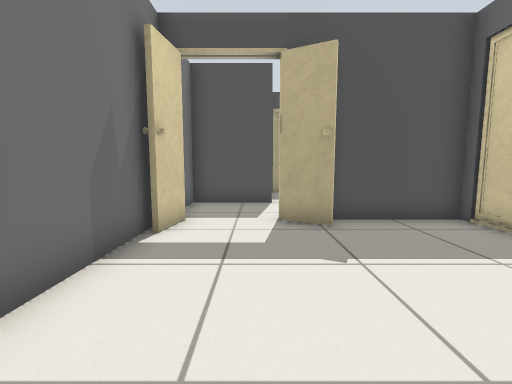
view 1 (above)

24 first-person views from a walk through a robot-simulator world made for Gazebo. The camera is 0.7 m above the floor, tilts 6° down and sees 90° across. The floor is counted in squares, 0.5 m on a side. Each view is taken from the middle of a square. On the plan, view 1 faces up. The plan holds only what a view shows up to about 13 squares ahead; the rest is blank.

view 2
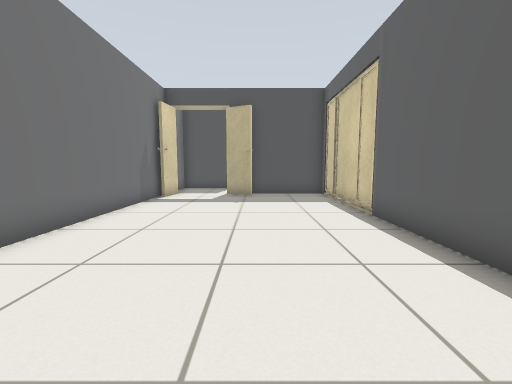

view 3
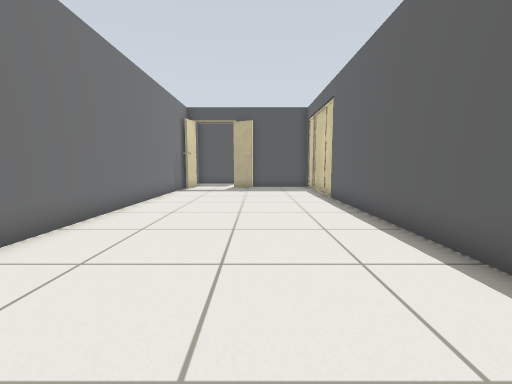

view 4
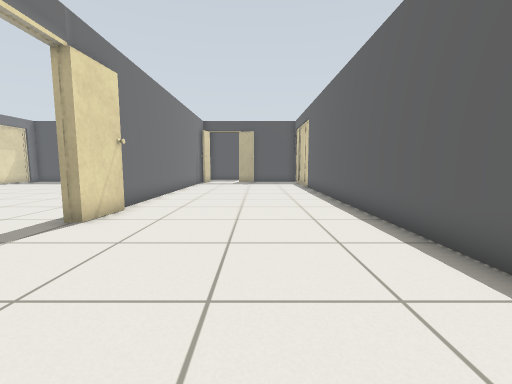

view 5
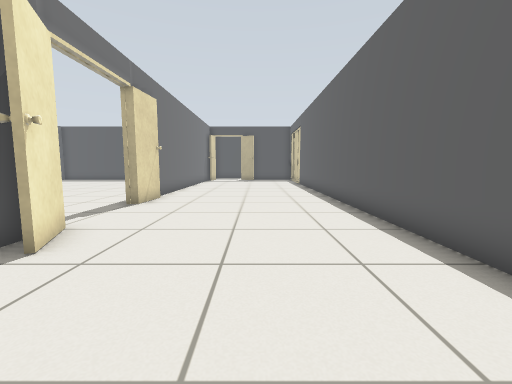

view 6
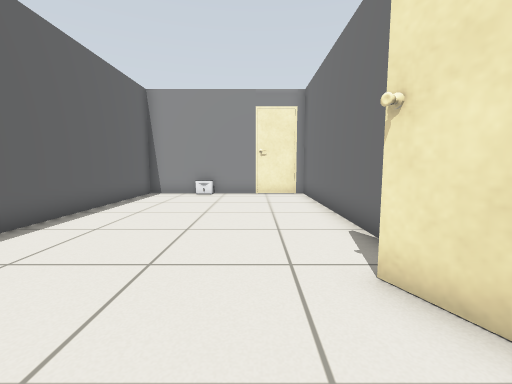

view 7
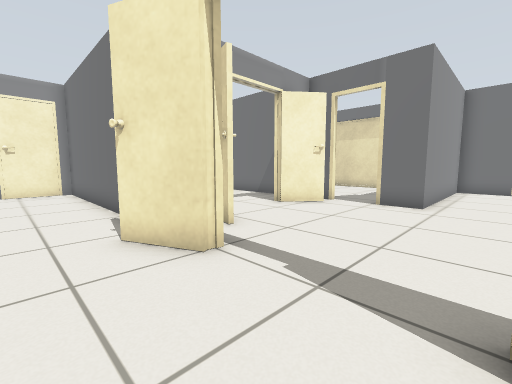

view 8
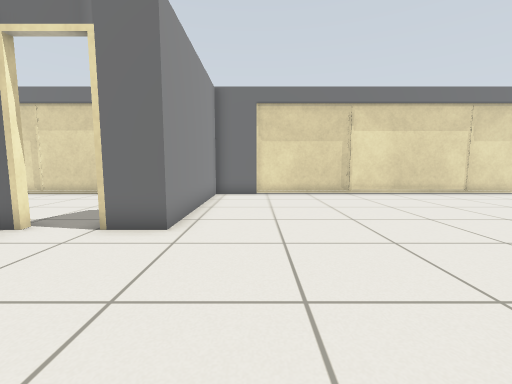

view 9
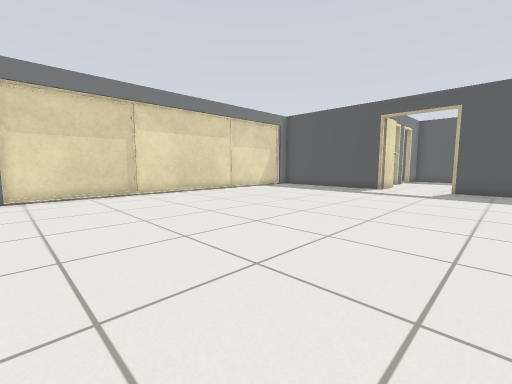

view 10
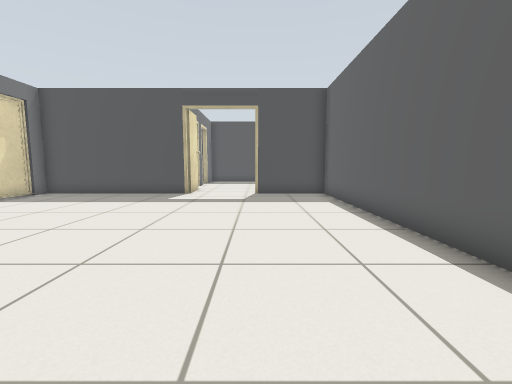

view 11
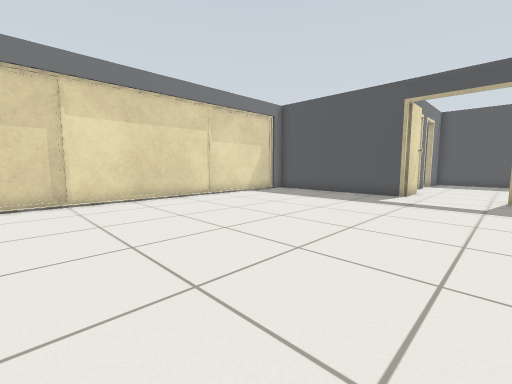

view 12
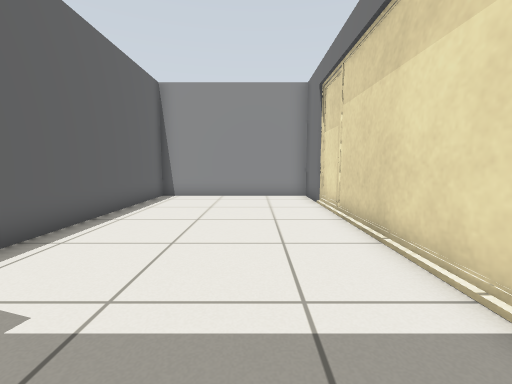

view 13
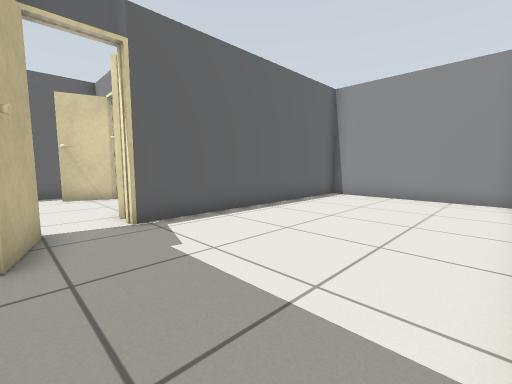

view 14
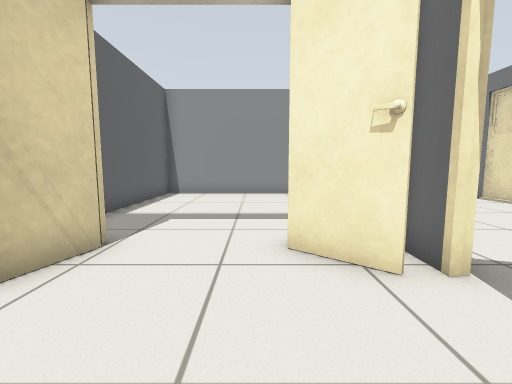

view 15
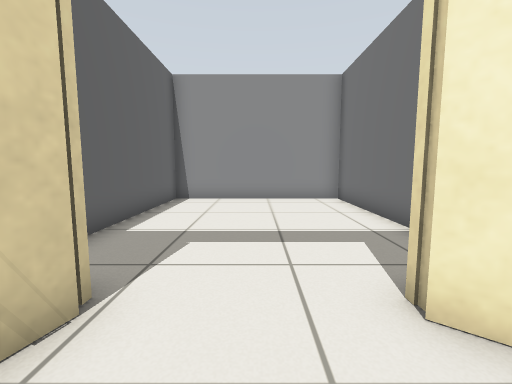

view 16
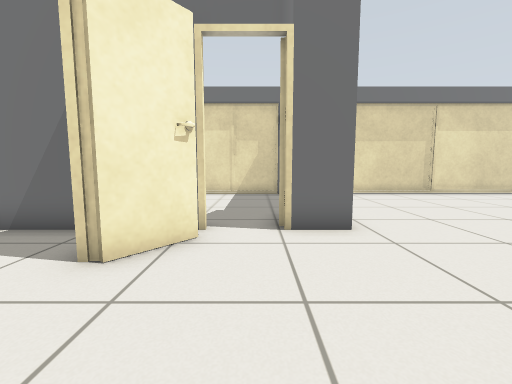

view 17
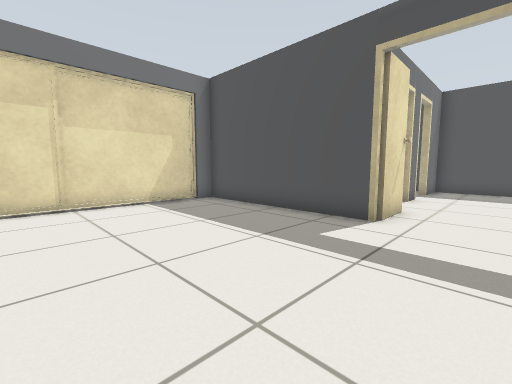

view 18
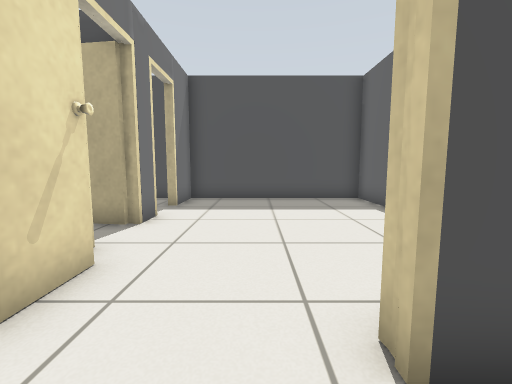

view 19
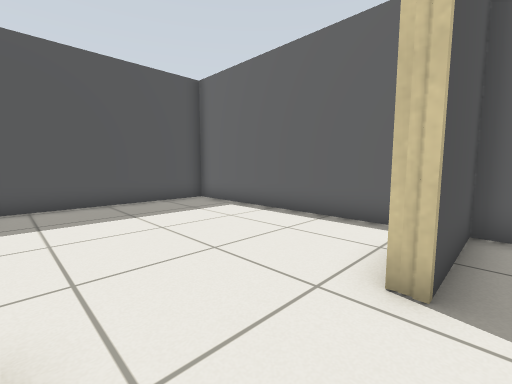

view 20
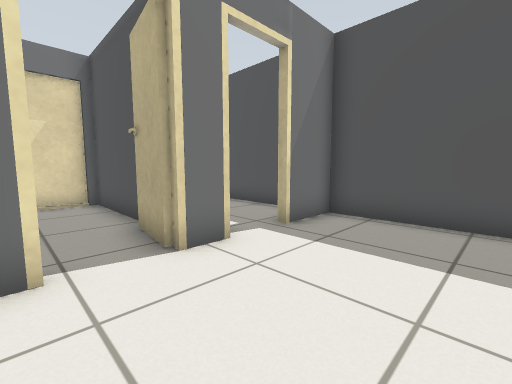

view 21
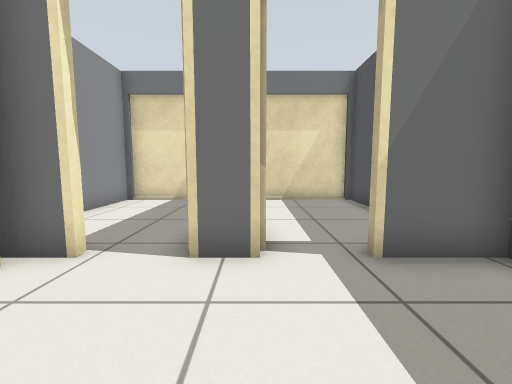

view 22
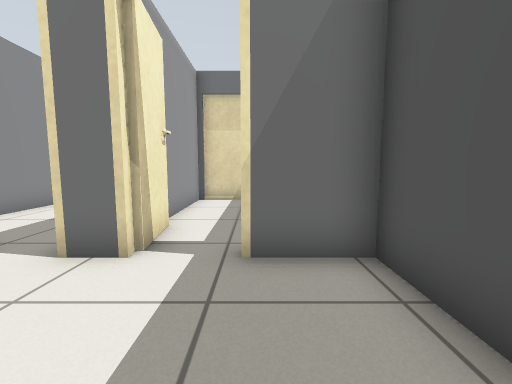

view 23
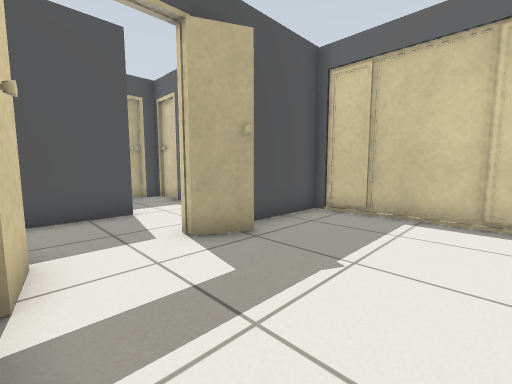

view 24
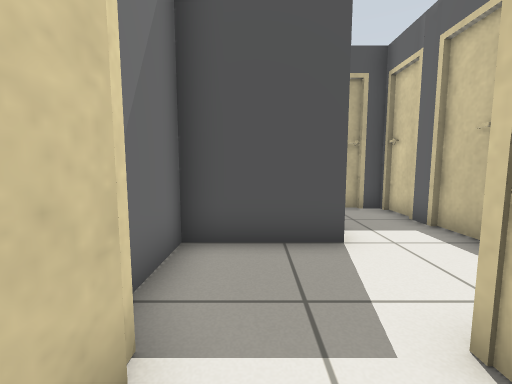

### Floor plan
Points are (right, up) in squares from view 1. A wall is a line through its corners. A room is listed if a view was taken in it or the views show most of it. See-through windows are left out.
Room 1 (views 1, 2, 3, 4, 5, 6, 7, 23, 24)
walls: (-2.1, -7) (-2.2, -8.9); (-2.2, -12.4) (-1.5, -14.1); (-2.3, -13.2) (-2.3, -13.9); (-2.3, -15.8) (-2.3, -23.6) (5.3, -23.6) (5.3, 6.5) (1.8, 6.5); (1.8, 5.8) (0.5, 6.4); (-2.3, 5.8) (-2.3, -6.6); (-1.8, 6.5) (-2, 5.1)
ways out: opening at (-2, -10.5) to room 2; opening at (-0.5, 6.5)
objects: other object (2, -23)
Room 2 (views 8, 9, 10, 11, 14, 15, 16, 17, 18, 19)
walls: (-2.6, -2.8) (-2.6, 6.5) (-6, 6.5) (-6, 6.9); (-2.2, -8.9) (-2.8, -8.9); (-16.3, -8.9) (-16.3, -10.9) (-9.4, -10.9) (-9.4, -12.6); (-9.3, 7.4) (-9.3, 6.5) (-16.3, 6.5) (-16.3, 5.8); (-9.4, -14) (-9.4, -15.1); (-2.8, -12.4) (-2.2, -12.4); (-9, -14.3) (-8.8, -14.1) (-7.5, -15.2); (-16.4, 5.9) (-16.4, -9); (-2.6, -13.9) (-2.6, -13); (-4.4, -15.3) (-3.9, -13.6)
ways out: opening at (-2, -10.5) to room 1; opening at (-10, -13.5) to room 3; opening at (-8, 7) to room 4; opening at (-6, -15) to room 5
Room 3 (views 12, 13)
walls: (-16.3, -21.5) (-16.3, -23.6) (-9.7, -23.6) (-9.7, -14); (-9.4, -12.6) (-11.6, -11.9); (-16.4, -11.9) (-16.4, -21.6)
ways out: opening at (-10, -13.5) to room 2
Room 4 (views 20, 21, 22)
walls: (-9.8, 12.2) (-9.8, 10.8); (-9.8, 9.4) (-9.8, 8.1); (-9.3, 8.6) (-9.3, 7.4); (-2.6, 7.9) (-2.6, 15.8) (-9.8, 15.8) (-9.8, 13.8)
ways out: opening at (-8, 7) to room 2; opening at (-10, 13) to room 6; opening at (-10, 10) to room 7
Room 5 (no view inside)
walls: (-9.4, -16.9) (-9.4, -23.6) (-2.6, -23.6) (-2.6, -17.9)
ways out: opening at (-6, -15) to room 2
Room 6 (no view inside)
walls: (-11.9, 12) (-9.8, 12.2); (-10.6, 15.8) (-16.4, 15.8) (-16.4, 11.7) (-12.6, 11.7); (-9.8, 13.8) (-10.1, 13.8)
ways out: opening at (-10, 13) to room 4
Room 7 (no view inside)
walls: (-12.5, 11.4) (-16.3, 11.4); (-9.8, 10.8) (-11.8, 11.1); (-16.4, 11.1) (-16.4, 6.8) (-13, 6.8)
ways out: opening at (-10, 10) to room 4

Where each view was taken, in squares from view 1:
view 1: 0 up, 0 right, facing up
view 2: 6 down, 2 right, facing up
view 3: 10 down, 2 right, facing up
view 4: 15 down, 2 right, facing up
view 5: 18 down, 2 right, facing up
view 6: 11 down, 0 right, facing down
view 7: 9 down, 0 right, facing down-left
view 8: 9 down, 4 left, facing left
view 9: 9 down, 4 left, facing up-left
view 10: 6 down, 6 left, facing up
view 11: 6 down, 6 left, facing up-left
view 12: 12 down, 14 left, facing down
view 13: 12 down, 16 left, facing down-right
view 14: 11 down, 7 left, facing down
view 15: 13 down, 6 left, facing down
view 16: 13 down, 4 left, facing left
view 17: 0 up, 7 left, facing up-left
view 18: 5 up, 7 left, facing up
view 19: 6 up, 9 left, facing up-right
view 20: 9 up, 6 left, facing up-left
view 21: 12 up, 6 left, facing left
view 22: 14 up, 6 left, facing left
view 23: 2 up, 2 left, facing up-right
view 24: 5 up, 1 left, facing up
